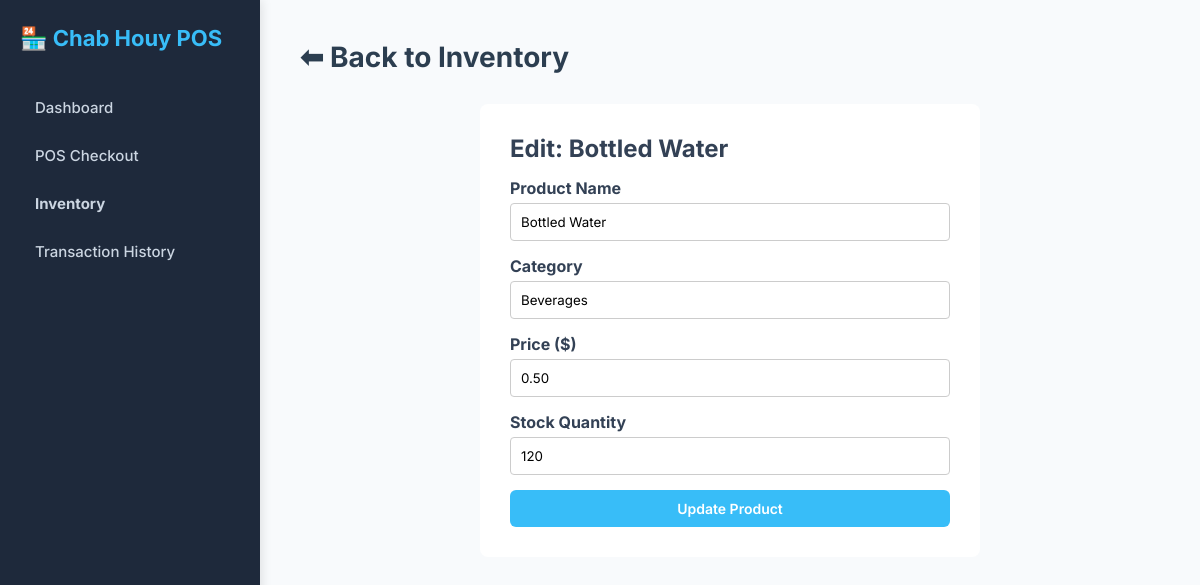
The page /edit_product.php?id=2 (signed in) on the database its author committed.
### tables this page shows
CREATE TABLE `products` (
  `id` int NOT NULL,
  `name` varchar(100) NOT NULL,
  `category` varchar(50) NOT NULL,
  `price` decimal(10,2) NOT NULL,
  `stock_quantity` int NOT NULL
);

### edit_product.php (the view, shortened to what this page needs)
<?php
require_once 'db.php';
$id = $_GET['id'] ?? null;
$stmt = $pdo->prepare("SELECT * FROM products WHERE id = ?");
$stmt->execute([$id]);
$product = $stmt->fetch();
?>
<!DOCTYPE html>
<html lang="en">
<head>
    <link rel="stylesheet" href="assets/css/style.css">
</head>
<body>
    <sidebar>
        <h2>🏪 Chab Houy POS</h2>
        <a href="index.php">Dashboard</a>
        <a href="pos.php">POS Checkout</a>
        <a href="inventory.php"><b>Inventory</b></a>
        <a href="history.php">Transaction History</a>
    </sidebar>
    <main>
        <header>
            <h1><a href="inventory.php" style="text-decoration: none; color: #2c3e50;">⬅ Back to Inventory</a></h1>
        </header>
        <div class="form-container">
            <h2>Edit: <?= htmlspecialchars($product['name']) ?></h2>
            <form action="edit_product.php?id=<?= $product['id'] ?>" method="POST" style="margin-top: 15px;">
                <div class="form-group">
                    <label>Product Name</label>
                    <input type="text" name="name" value="<?= htmlspecialchars($product['name']) ?>" required>
                </div>
                <div class="form-group">
                    <label>Category</label>
                    <input type="text" name="category" value="<?= htmlspecialchars($product['category']) ?>" required>
                </div>
                <div class="form-group">
                    <label>Price ($)</label>
                    <input type="number" name="price" step="0.01" value="<?= $product['price'] ?>" required>
                </div>
                <div class="form-group">
                    <label>Stock Quantity</label>
                    <input type="number" name="stock_quantity" value="<?= $product['stock_quantity'] ?>" required>
                </div>
                <button type="submit" class="btn" style="width: 100%;">Update Product</button>
            </form>
        </div>
    </main>
</body>
</html>

### assets/css/style.css (style rules this page uses)
* { box-sizing: border-box; margin: 0; padding: 0; font-family: 'Inter', sans-serif; }
body { background-color: #f8fafc; color: #334155; display: flex; }
sidebar { width: 260px; background: #1e293b; color: #f8fafc; height: 100vh; padding: 25px 20px; position: fixed; box-shadow: 2px 0 10px rgba(0,0,0,0.1); }
sidebar h2 { font-size: 22px; margin-bottom: 35px; color: #38bdf8; display: flex; align-items: center; gap: 10px; }
sidebar a { display: block; color: #cbd5e1; text-decoration: none; padding: 12px 15px; margin-bottom: 5px; border-radius: 6px; font-size: 15px; font-weight: 500; transition: all 0.2s ease; }
main { margin-left: 260px; padding: 40px; width: calc(100% - 260px); }
header { margin-bottom: 30px; display: flex; justify-content: space-between; align-items: center; }
header h1 { font-size: 28px; color: #0f172a; font-weight: 700; }
.btn { background: #38bdf8; color: #ffffff; border: none; padding: 10px 18px; border-radius: 6px; cursor: pointer; font-size: 14px; font-weight: 600; transition: background 0.2s ease; }

### edit_product.php (style rules this page uses)
.form-container { background: #fff; padding: 30px; border-radius: 8px; max-width: 500px; margin: 20px auto; }
.form-group { margin-bottom: 15px; }
.form-group label { display: block; font-weight: bold; margin-bottom: 5px; }
.form-group input { width: 100%; padding: 10px; border: 1px solid #ccc; border-radius: 4px; }

### rows shown on the page
products: name "Bottled Water", category "Beverages", price "0.50", stock_quantity "120"
